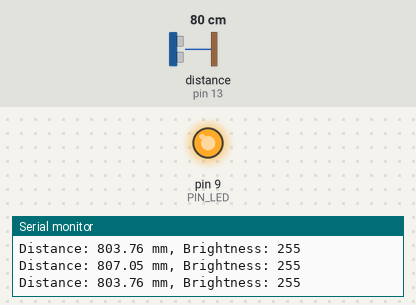
A sketch run on a simulated Arduino Uno, built with avr-gcc and run on an emulated ATmega328P. Shown: output pins drawn as LEDs (lit = HIGH), the last lines printed to the serial monitor. Wiring (inferred from the names in the program): ultrasonic range finder: trigger pin 12; echo pin 13. The inputs (shaded band) are chosen by the test bench; at power-on: distance to the obstacle (sensor on pin 13) 80 cm. The echo pulse lasts 58.3 µs per cm; pins used as bus, display or sensor lines are not drawn.

Above: at 1.2 s.
1.3 s: distance to the obstacle (sensor on pin 13) set to 18 cm
At 1.71 s:
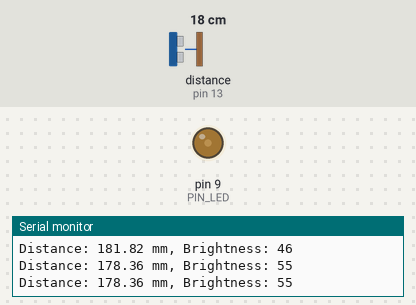
4.3 s: distance to the obstacle (sensor on pin 13) set to 2 cm
Timing chart, 0 to 7.3 s (numbered marks = the images above; inputs shaded):
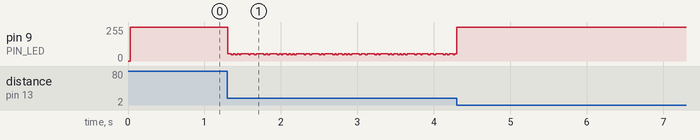

The sketch:

08_example_2.1.ino
```cpp
// Arduino pin assignment
#define PIN_LED  9
#define PIN_TRIG 12   // sonar sensor TRIGGER
#define PIN_ECHO 13   // sonar sensor ECHO

// configurable parameters
#define SND_VEL 346.0     // sound velocity at 24 celsius degree (unit: m/sec)
#define INTERVAL 25       // sampling interval (unit: msec)
#define PULSE_DURATION 10 // ultra-sound Pulse Duration (unit: usec)
#define _DIST_MIN 100.0   // minimum distance (unit: mm)
#define _DIST_MAX 300.0   // maximum distance (unit: mm)

#define TIMEOUT ((INTERVAL / 2) * 1000.0)     // max echo wait time (usec)
#define SCALE (0.001 * 0.5 * SND_VEL)         // convert duration to distance (mm)

unsigned long last_sampling_time = 0;

// 함수 선언
float USS_measure(int TRIG, int ECHO);
int calculateBrightness(float distance);

void setup() {
  pinMode(PIN_LED, OUTPUT);
  pinMode(PIN_TRIG, OUTPUT);
  pinMode(PIN_ECHO, INPUT);
  digitalWrite(PIN_TRIG, LOW);

  Serial.begin(57600);
}

void loop() {
  // 샘플링 주기 확인
  if (millis() < (last_sampling_time + INTERVAL))
    return;

  // 거리 측정
  float distance = USS_measure(PIN_TRIG, PIN_ECHO);
  int brightness = 255;  // default: LED off (active low 기준)

  // 거리 유효성 판단 및 밝기 계산
  if ((distance > _DIST_MIN) && (distance < _DIST_MAX)) {
    brightness = calculateBrightness(distance);
  }

  // LED 밝기 조절 (active low)
  analogWrite(PIN_LED, brightness);

  // 디버깅용 출력
  Serial.print("Distance: "); Serial.print(distance);
  Serial.print(" mm, Brightness: "); Serial.println(brightness);

  // 다음 샘플링 시간 설정
  last_sampling_time += INTERVAL;
}

// 거리 측정 함수 (단위: mm)
float USS_measure(int TRIG, int ECHO) {
  digitalWrite(TRIG, HIGH);
  delayMicroseconds(PULSE_DURATION);
  digitalWrite(TRIG, LOW);

  return pulseIn(ECHO, HIGH, TIMEOUT) * SCALE;
}

// 거리 기반 밝기 계산 함수 (active low → 값이 작을수록 밝음)
int calculateBrightness(float distance) {
  // 200mm에서 가장 밝고, 100mm와 300mm에서 가장 어두움 (삼각형 형태)
  float brightness;

  if (distance <= _DIST_MIN || distance >= _DIST_MAX) {
    brightness = 255;  // LED off
  } else if (distance == 200.0) {
    brightness = 0;  // 가장 밝게
  } else if (distance < 200.0) {
    brightness = 255.0 * (200.0 - distance) / 100.0;
  } else {  // distance > 200.0
    brightness = 255.0 * (distance - 200.0) / 100.0;
  }

  // 값 보정
  if (brightness < 0) brightness = 0;
  if (brightness > 255) brightness = 255;

  return (int)brightness;
}
```

Measured:
- after the input at 1.3 s, pin 9 (PIN_LED): 255/255 → 54/255 at once, then repeats every 0.72 s: 2 × (46/255 0.02 s, 55/255 0.03 s), 46/255 0.02 s, 55/255 0.10 s, 46/255 0.02 s, 55/255 0.05 s, 46/255 0.02 s, 55/255 0.10 s, 46/255 0.02 s, 55/255 0.03 s, 46/255 0.02 s, 55/255 0.10 s, 46/255 0.02 s, 55/255 0.03 s, 46/255 0.02 s, 55/255 0.02 s, 54/255 0.03 s
